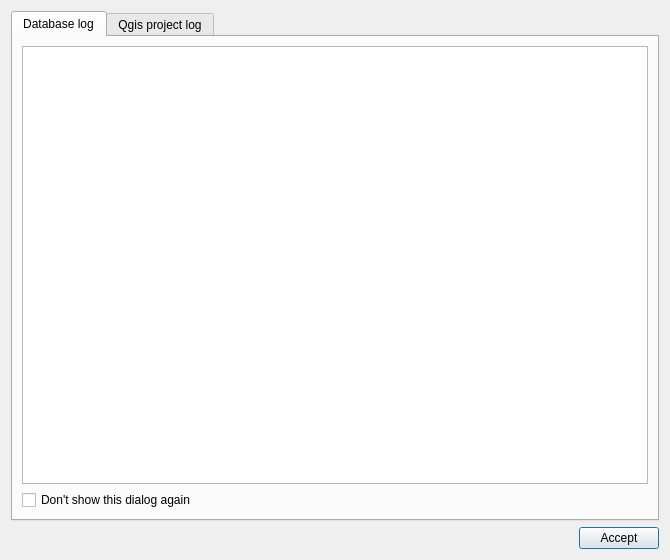
<?xml version="1.0" encoding="UTF-8"?>
<ui version="4.0">
 <class>dlg_project_check</class>
 <widget class="QDialog" name="dlg_project_check">
  <property name="geometry">
   <rect>
    <x>0</x>
    <y>0</y>
    <width>670</width>
    <height>560</height>
   </rect>
  </property>
  <property name="windowTitle">
   <string>Check project</string>
  </property>
  <layout class="QGridLayout" name="gridLayout">
   <item row="0" column="1">
    <widget class="QTabWidget" name="mainTab">
     <property name="currentIndex">
      <number>0</number>
     </property>
     <widget class="QWidget" name="tab_databaselog">
      <attribute name="title">
       <string>Database log</string>
      </attribute>
      <layout class="QGridLayout" name="gridLayout_2">
       <item row="0" column="0">
        <widget class="QTextEdit" name="txt_infolog"/>
       </item>
       <item row="1" column="0">
        <widget class="QCheckBox" name="chk_hide_form">
         <property name="text">
          <string>Don't show this dialog again</string>
         </property>
        </widget>
       </item>
      </layout>
     </widget>
     <widget class="QWidget" name="tab_qgis_projlog">
      <attribute name="title">
       <string>Qgis project log</string>
      </attribute>
      <layout class="QGridLayout" name="gridLayout_4">
       <item row="0" column="2">
        <widget class="QScrollArea" name="scrollArea">
         <property name="widgetResizable">
          <bool>true</bool>
         </property>
         <widget class="QWidget" name="scrollAreaWidgetContents">
          <property name="geometry">
           <rect>
            <x>0</x>
            <y>0</y>
            <width>626</width>
            <height>465</height>
           </rect>
          </property>
          <layout class="QGridLayout" name="gridLayout_3">
           <item row="0" column="0">
            <widget class="QGroupBox" name="grb_critical">
             <property name="title">
              <string>Critical</string>
             </property>
             <layout class="QVBoxLayout" name="verticalLayout">
              <item>
               <layout class="QGridLayout" name="lyt_critical"/>
              </item>
             </layout>
            </widget>
           </item>
           <item row="1" column="0">
            <widget class="QGroupBox" name="grb_other">
             <property name="title">
              <string>Others</string>
             </property>
             <layout class="QVBoxLayout" name="verticalLayout_2">
              <item>
               <layout class="QGridLayout" name="lyt_others"/>
              </item>
             </layout>
            </widget>
           </item>
           <item row="2" column="0">
            <spacer name="verticalSpacer">
             <property name="orientation">
              <enum>Qt::Vertical</enum>
             </property>
             <property name="sizeHint" stdset="0">
              <size>
               <width>20</width>
               <height>40</height>
              </size>
             </property>
            </spacer>
           </item>
          </layout>
         </widget>
        </widget>
       </item>
      </layout>
     </widget>
    </widget>
   </item>
   <item row="1" column="1">
    <layout class="QHBoxLayout" name="horizontalLayout">
     <item>
      <spacer name="horizontalSpacer">
       <property name="orientation">
        <enum>Qt::Horizontal</enum>
       </property>
       <property name="sizeHint" stdset="0">
        <size>
         <width>40</width>
         <height>20</height>
        </size>
       </property>
      </spacer>
     </item>
     <item>
      <widget class="QPushButton" name="btn_accept">
       <property name="text">
        <string>Accept</string>
       </property>
      </widget>
     </item>
    </layout>
   </item>
  </layout>
 </widget>
 <resources/>
 <connections/>
</ui>
